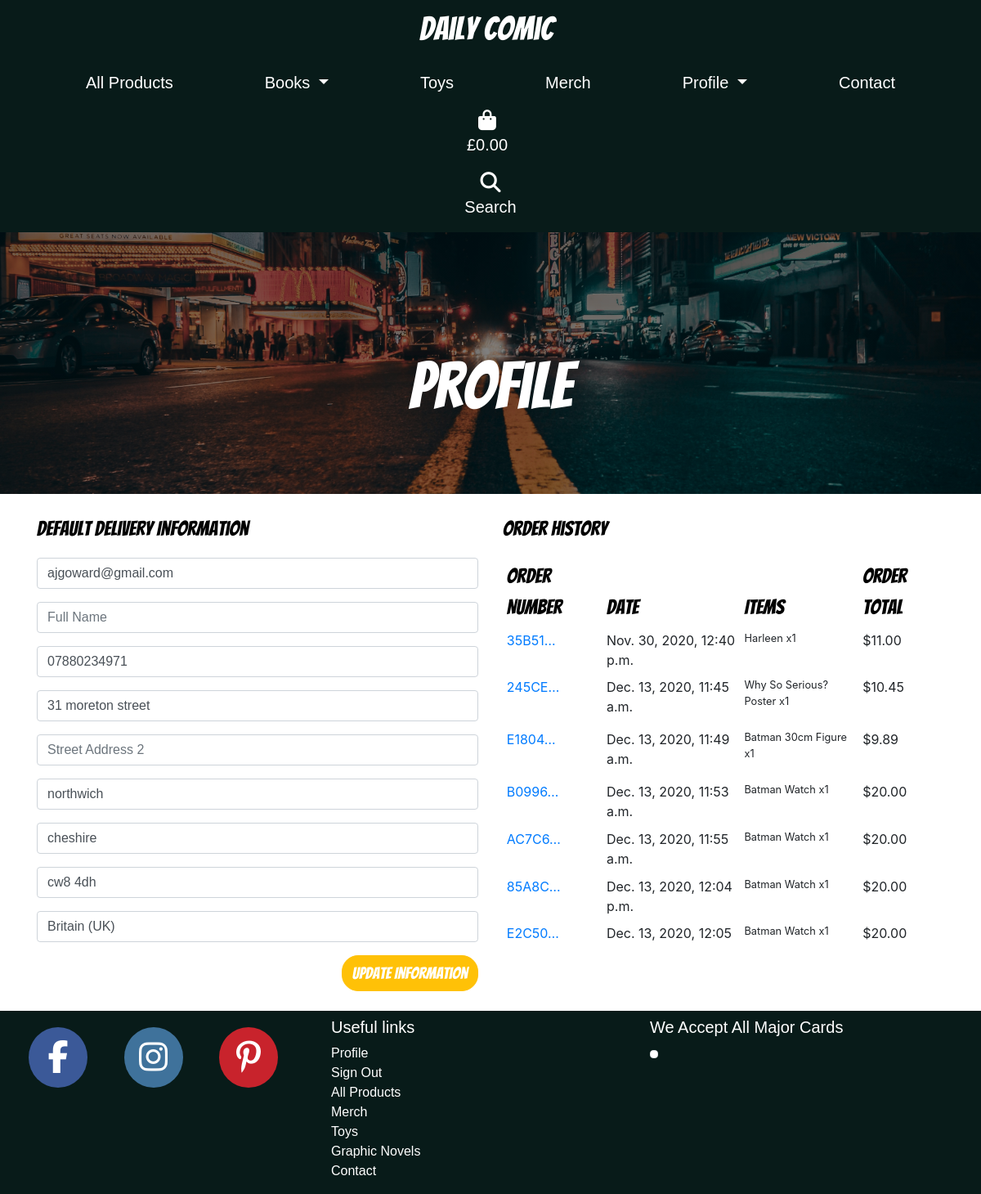
/profile/ (signed in), run on an earlier commit of the app's database.
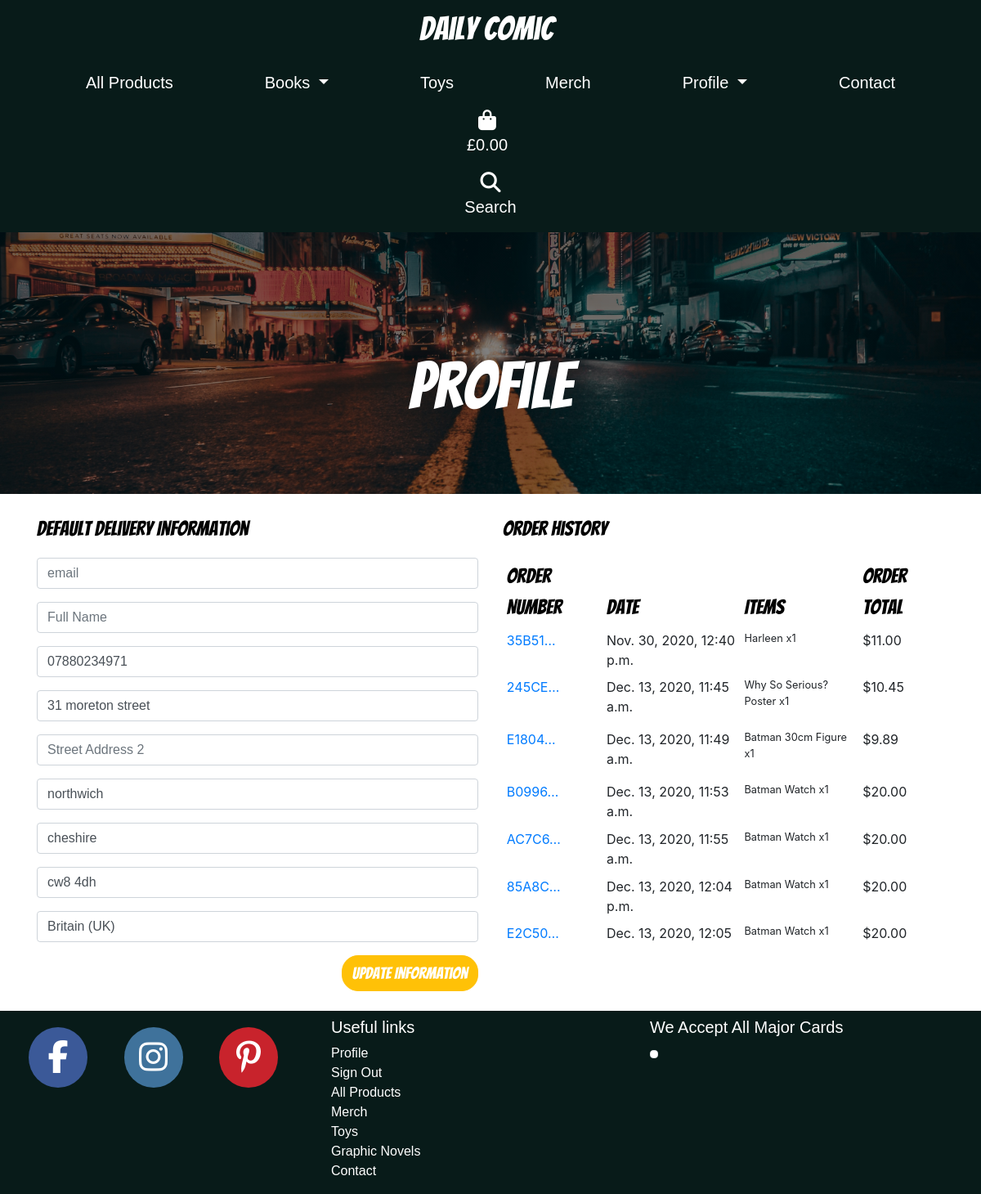
And on a later commit of the database.
### profiles/models.py (models this page shows, shortened)
class Userprofiles(models.Model):
    user = models.OneToOneField(User, on_delete=models.CASCADE)
    default_email = models.CharField(max_length=80,
                                     null=True, blank=True)
    default_full_name = models.CharField(max_length=80, null=True,
                                         blank=True)
    default_phone_number = models.CharField(max_length=20,
                                            null=True, blank=True)
    default_street_address1 = models.CharField(max_length=80,
                                               null=True, blank=True)
    default_street_address2 = models.CharField(max_length=80,
                                               null=True, blank=True)
    default_town_or_city = models.CharField(max_length=40,
                                            null=True, blank=True)
    default_county = models.CharField(max_length=80,
                                      null=True, blank=True)
    default_postcode = models.CharField(max_length=20,
                                        null=True, blank=True)
    default_country = CountryField(blank_label='Country',
                                   null=True, blank=True)

### profiles/views.py (the view)
# urls.py: path('', views.theProfile, name='theprofile'),
def theProfile(request):
    profile = get_object_or_404(Userprofiles, user=request.user)
    if request.method == 'POST':
        form = ProfileForm(request.POST, instance=profile)
        if form.is_valid():
            form.save()
            messages.success(
                request, 'Successfully updated your details!')
    orders = profile.orders.all()
    template = 'profiles/theprofile.html'
    form = ProfileForm(instance=profile)
    context = {
        'form': form,
        'orders': orders,
        'on_profile': True,
    }
    return render(request, template, context)

### profiles/forms.py
class ProfileForm(forms.ModelForm):
    class Meta:
        model = Userprofiles
        exclude = ('user',)
    def __init__(self, *args, **kwargs):
        super().__init__(*args, **kwargs)
        placeholders = {
            'default_email': 'email',
            'default_full_name': 'Full Name',
            'default_phone_number': 'Phone Number',
            'default_country': 'Country',
            'default_postcode': 'Postal Code',
            'default_town_or_city': 'Town or City',
            'default_street_address1': 'Street Address 1',
            'default_street_address2': 'Street Address 2',
            'default_county': 'County',
        }
        self.fields['default_phone_number'].widget.attrs['autofocus'] = True
        for field in self.fields:
            if self.fields[field].required:
                placeholder = f'{placeholders[field]} *'
            else:
                placeholder = placeholders[field]
            self.fields[field].widget.attrs['placeholder'] = placeholder
            self.fields[field].widget.attrs['class'] = ''
            self.fields[field].label = False

### profiles/templates/profiles/theprofile.html (shortened to what this page needs)
{% extends "base.html" %}
{% load static %}
{% block extra_css %}
    <link rel="stylesheet" href="{% static 'profiles/css/profiles.css' %}">
{% endblock %}
{% block content %}
    <div class="hero-image1">
	<div class="hero-text">
    <h1>Profile</h1>
	</div>
</div>
<div class="container warpper">
	<div class="row mb-4">
		<div class="col-12 col-lg-6 mt-4">
			<p class="product-title">Default Delivery Information</p>
			<form class="mt-3 product-text" action="{% url 'theprofile' %}" method="POST" id="profile-update-form">
				{{ form|crispy }}
				<button class="btn btn-warning produtPageButton float-right">Update Information</button>
			</form>
		</div>
		<div class="col-12 col-lg-6 mt-4 mb-4">
			<p class="product-title">Order History</p>
			<div class="order-history table-responsive">
				<table class="table table-sm table-borderless">
					<thead class="product-title table-head">
						<tr>
							<th>Order Number</th>
							<th>Date</th>
							<th>Items</th>
							<th>Order Total</th>
						</tr>
					</thead>
					<tbody>
				 {% for order in orders %}
                                <tr>
                                    <td>
                                        <a href="{% url 'order_history' order.order_number %}"
                                        title="{{ order.order_number }}">
                                            {{ order.order_number|truncatechars:6 }}
                                        </a>
                                    </td>
                                    <td>{{ order.date }}</td>
                                    <td>
                                        <ul class="list-unstyled">
                                            {% for item in order.lineitems.all %}
                                                <li class="small">
                                                    {{ item.product.name }} x{{ item.quantity }}
                                                </li>
                                            {% endfor %}
                                        </ul>
                                    </td>
                                    <td>${{ order.grand_total }}</td>
                                </tr>
                            {% endfor %}
                        </tbody>
                    </table>
                </div>
            </div>
</div>
</div>
{% endblock %}

What changed in the data, as far as the page shows it:
changed Userprofiles "31 moreton street": default_email "ajgoward@gmail.com" → (not shown)
